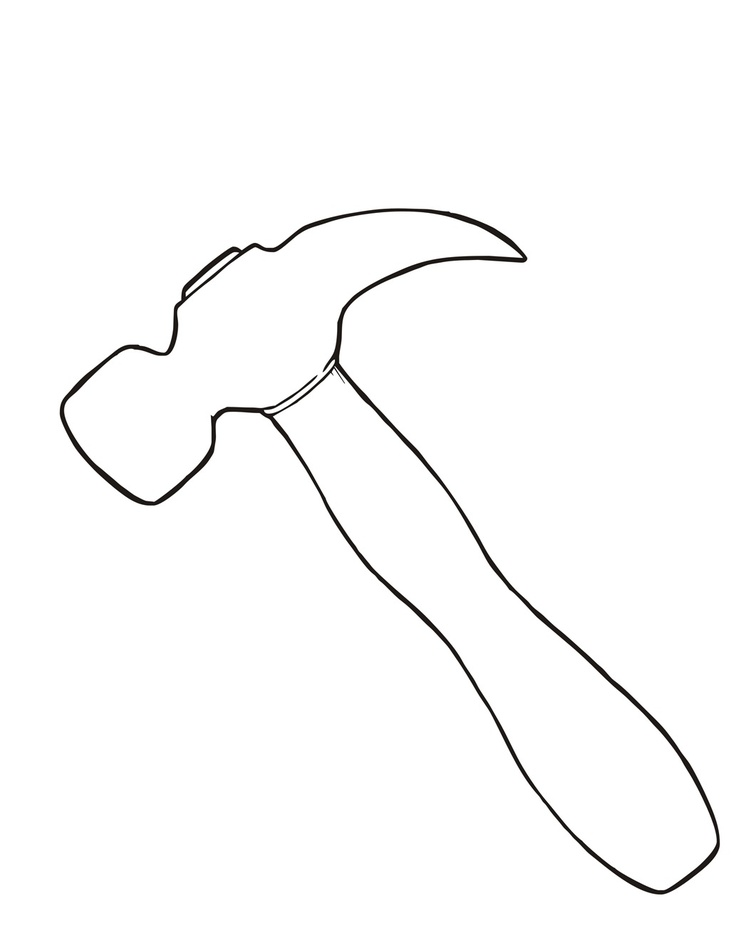
#> input picture assets/baker_2018_linedrawings/normal/hammer/hammer.jpg, 756 x 933 px, shrunk from 1061 x 1310 before the run; its folder holds only this picture in this run
$ python -i shapes.py   (imports and definitions only)
#> lines starting #> are read from the running program, lines starting #| are printed output that depends on the picture; after the words box and inside, x2 and y2 are one past the last pixel; in counts of white or black regions, pixels touching at a corner belong together
import cv2
import numpy as np
import os
from pathlib import Path


class SizeMonitor:
    def __init__(self, window=3):
        self.window = window
        self.sizes = []

    def add(self, size):
        self.sizes.append(size)

    def check_stable(self):
        # if the last n are the same and different from the initial number
        return (
            len(set(self.sizes[-self.window :])) == 1
            and self.sizes[-1] != self.sizes[0]
        )


def chaikins_corner_cutting(points, num_iterations):
    for _ in range(num_iterations):
        new_points = []
        for i in range(len(points)):
            p1 = points[i]
            p2 = points[(i + 1) % len(points)]

            q = ((3 / 4) * p1[0] + (1 / 4) * p2[0], (3 / 4) * p1[1] + (1 / 4) * p2[1])
            r = ((1 / 4) * p1[0] + (3 / 4) * p2[0], (1 / 4) * p1[1] + (3 / 4) * p2[1])

            new_points.extend([q, r])
        points = new_points
    return points


def silhouettes_to_outlines(file_path, width=1):
    """
    Converting images of silhouettes to outlines
    """
#> called with width = 1
    image = cv2.imread(str(file_path), cv2.IMREAD_GRAYSCALE)
#> image: shape (933, 756); min 0, max 255, mean 251.1

    # _, image = cv2.threshold(image, 128, 255, cv2.THRESH_BINARY_INV)
    blurred = cv2.GaussianBlur(image, (3, 3), 0)
    edges = cv2.Canny(blurred, 100, 200)
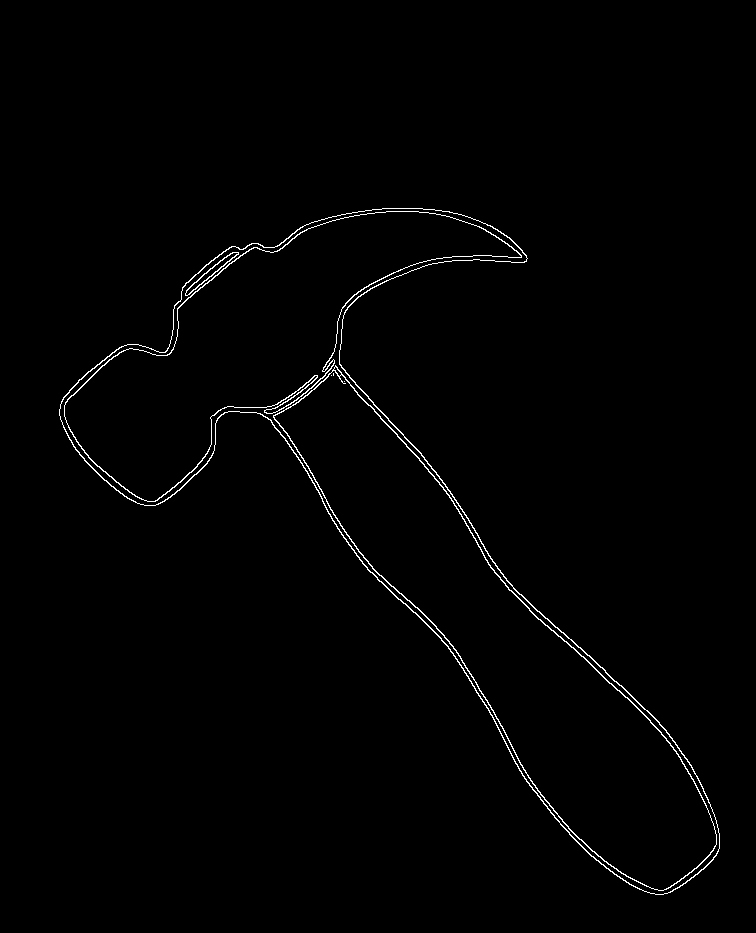
#> edges: shape (933, 756); 0.98% white in thin lines or dots, all inside (x1, y1, x2, y2) = (59, 208, 720, 895)

    # Dilate the edges to create the outline with the given width
    kernel = np.ones((width, width), np.uint8)
    outline_image = cv2.dilate(edges, kernel)

    return outline_image


# [15 lines not run here, left out]

>>> result = silhouettes_to_outlines('../../../../assets/baker_2018_linedrawings/normal/hammer/hammer.jpg')
